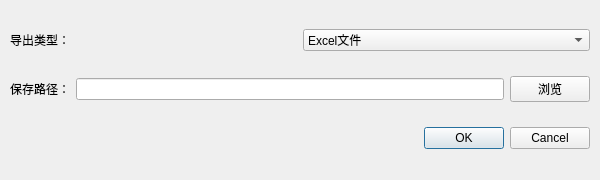
<?xml version="1.0" encoding="UTF-8"?>
<ui version="4.0">
 <class>ExportDialog</class>
 <widget class="QDialog" name="ExportDialog">
  <property name="geometry">
   <rect>
    <x>0</x>
    <y>0</y>
    <width>600</width>
    <height>180</height>
   </rect>
  </property>
  <property name="windowTitle">
   <string>导出结果</string>
  </property>
  <widget class="QWidget" name="verticalLayoutWidget">
   <property name="geometry">
    <rect>
     <x>10</x>
     <y>10</y>
     <width>580</width>
     <height>160</height>
    </rect>
   </property>
   <layout class="QVBoxLayout" name="verticalLayout">
    <item>
     <layout class="QHBoxLayout" name="horizontalLayout">
      <item>
       <widget class="QLabel" name="label">
        <property name="text">
         <string>导出类型：</string>
        </property>
       </widget>
      </item>
      <item>
       <widget class="QComboBox" name="exportTypeComboBox">
        <item>
         <property name="text">
          <string>Excel文件</string>
         </property>
        </item>
        <item>
         <property name="text">
          <string>图片文件</string>
         </property>
        </item>
       </widget>
      </item>
     </layout>
    </item>
    <item>
     <layout class="QHBoxLayout" name="horizontalLayout_2">
      <item>
       <widget class="QLabel" name="label_2">
        <property name="text">
         <string>保存路径：</string>
        </property>
       </widget>
      </item>
      <item>
       <widget class="QLineEdit" name="filePathEdit">
        <property name="readOnly">
         <bool>true</bool>
        </property>
       </widget>
      </item>
      <item>
       <widget class="QPushButton" name="browseBtn">
        <property name="text">
         <string>浏览</string>
        </property>
       </widget>
      </item>
     </layout>
    </item>
    <item>
     <widget class="QDialogButtonBox" name="buttonBox">
      <property name="orientation">
       <enum>Qt::Horizontal</enum>
      </property>
      <property name="standardButtons">
       <set>QDialogButtonBox::Cancel|QDialogButtonBox::Ok</set>
      </property>
     </widget>
    </item>
   </layout>
  </widget>
 </widget>
 <resources/>
 <connections/>
</ui>
